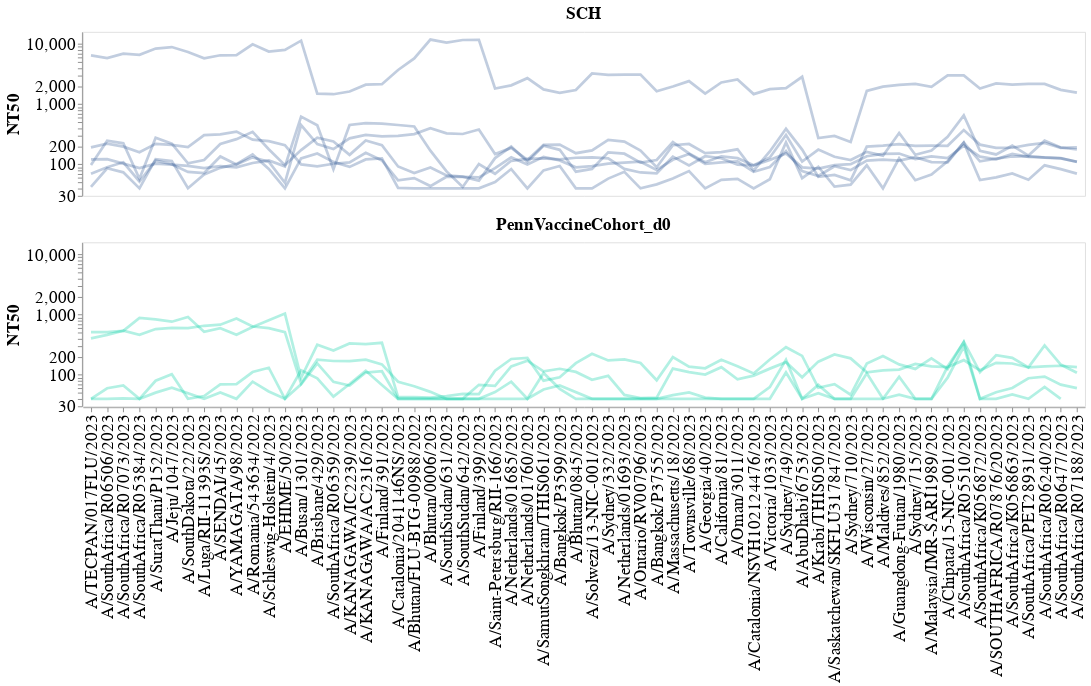

Here is the notebook cell this chart was saved with:
### Code cell
# Configure the plot
color_scheme = alt.Color('group_detail', 
                         title = 'Cohort', 
                         sort=sort_order,
                         legend=None
                        ).scale(range=palette)
titer_range = [30, 16000]
titleFontSize=19
labelFontSize=19
lineOpacity = 0.3
lineSize = 3
markerOpacity = 0.8
markerSize = 150
width = 1100
height = 180

# Get data
data = all_titers_df
# Only plot select sera
data = data[data['serum'].isin(high_variance_sera)]
# Only plot a few cohorts
cohorts_to_plot = ['SCH', 'PennVaccineCohort_d0']
data = data[data['group_detail'].isin(cohorts_to_plot)]
# Only plot 2023-circulating viruses
data = (data[~data['strain'].isin(vaccine_strains_no_Massachusetts)]
        # .replace({'group_detail': group_detail_dict}) # Get nicer labels
       )

# Make the plot
line = (alt.Chart(data, width = width,height=height)
        .mark_line(size = lineSize, point = False, opacity = lineOpacity)
        .encode(
            alt.X('strain', 
                      axis = alt.Axis(grid=False, titleFontSize=titleFontSize, labelFontSize=labelFontSize,
                                      title = None,labelLimit = 1000, labelAlign = 'right',
                                     ),             
                      sort = viruses
                     ),
            alt.Y('titer', 
                      scale =alt.Scale(type='log',domain=titer_range, nice=False), 
                      axis=alt.Axis(grid=False, titleFontSize=titleFontSize, labelFontSize=labelFontSize, title="NT50")
                 ),
            detail = 'serum',
            color = color_scheme,
        )
       )

layered = (alt.layer(line)
           .facet(
               row = alt.Row('group_detail:N', sort = sort_order, 
                             title = None,
                            ),
               config = alt.Config(
                        legend = alt.LegendConfig(titleFontSize=titleFontSize, labelFontSize = labelFontSize,
                            strokeColor='gray',padding=10,cornerRadius=10,
                            labelLimit = 1000 # Let legend labels be as long as they want
                        )
                       )
           ).configure_header(labelFontSize=labelFontSize,
                              labelFontWeight='bold',
                             labelOrient = 'top')
)

# Show the plot
layered

### Figure 1 — Vega-Lite specification as saved in the notebook (floating-point values rounded to 4 significant figures; data arrays with more than 128 entries replaced by an {"elided": "..."} marker saying what was removed)
{"config": {"view": {"continuousWidth": 300, "continuousHeight": 300}, "header": {"labelFontSize": 19, "labelFontWeight": "bold", "labelOrient": "top"}, "legend": {"cornerRadius": 10, "labelFontSize": 19, "labelLimit": 1000, "padding": 10, "strokeColor": "gray", "titleFontSize": 19}}, "data": {"name": "data-047949a3f1f719a9fc11be74180d46ec"}, "facet": {"row": {"field": "group_detail", "sort": ["SCH", "PennVaccineCohort_d0", "PennVaccineCohort_d28", "AusVaccineCohort_prevax", "AusVaccineCohort_postvax"], "title": null, "type": "nominal"}}, "spec": {"layer": [{"mark": {"type": "line", "opacity": 0.3, "point": false, "size": 3}, "encoding": {"color": {"field": "group_detail", "legend": null, "scale": {"range": ["#345995", "#03cea4", "#ca1551", "#eac435"]}, "sort": ["SCH", "PennVaccineCohort_d0", "PennVaccineCohort_d28", "AusVaccineCohort_prevax", "AusVaccineCohort_postvax"], "title": "Cohort", "type": "nominal"}, "detail": {"field": "serum", "type": "nominal"}, "x": {"axis": {"grid": false, "labelAlign": "right", "labelFontSize": 19, "labelLimit": 1000, "title": null, "titleFontSize": 19}, "field": "strain", "sort": ["A/Texas/50/2012X-223A", "A/Texas/50/2012", "A/Switzerland/9715293/2013", "A/Switzerland/9715293/2013NIB-88", "A/Kansas/14/2017", "A/HongKong/4801/2014egg", "A/HongKong/4801/2014", "A/Singapore/INFIMH-16-0019/2016X-307A", "A/Singapore/INFIMH-16-0019/2016", "A/HongKong/2671/2019", "A/HongKong/45/2019", "A/Cambodia/e0826360/2020", "A/Cambodia/e0826360/2020egg", "A/TECPAN/017FLU/2023", "A/SouthAfrica/R06506/2023", "A/SouthAfrica/R07073/2023", "A/SouthAfrica/R05384/2023", "A/SuratThani/P152/2023", "A/Jeju/1047/2023", "A/SouthDakota/22/2023", "A/Luga/RII-11393S/2023", "A/SENDAI/45/2023", "A/YAMAGATA/98/2023", "A/Romania/543634/2022", "A/Schleswig-Holstein/4/2023", "A/EHIME/50/2023", "A/Darwin/9/2021", "A/Darwin/6/2021", "A/Busan/1301/2023", "A/Brisbane/429/2023", "A/SouthAfrica/R06359/2023", "A/KANAGAWA/IC2239/2023", "A/KANAGAWA/AC2316/2023", "A/Finland/391/2023", "A/Catalonia/2041146NS/2023", "A/Bhutan/FLU-BTG-00988/2022", "A/Bhutan/0006/2023", "A/SouthSudan/631/2023", "A/SouthSudan/642/2023", "A/Finland/399/2023", "A/Saint-Petersburg/RII-166/2023", "A/Thailand/8/2022", "A/Netherlands/01685/2023", "A/Netherlands/01760/2023", "A/SamutSongkhram/THIS061/2023", "A/Bangkok/P3599/2023", "A/Bhutan/0845/2023", "A/Solwezi/13-NIC-001/2023", "A/Sydney/332/2023", "A/Netherlands/01693/2023", "A/Ontario/RV00796/2023", "A/Bangkok/P3755/2023", "A/Massachusetts/18/2022", "A/Townsville/68/2023", "A/Georgia/40/2023", "A/California/81/2023", "A/Oman/3011/2023", "A/Catalonia/NSVH102124476/2023", "A/Victoria/1033/2023", "A/Sydney/749/2023", "A/AbuDhabi/6753/2023", "A/Krabi/THIS050/2023", "A/Saskatchewan/SKFLU317847/2023", "A/Sydney/710/2023", "A/Wisconsin/27/2023", "A/Maldives/852/2023", "A/Guangdong-Futian/1980/2023", "A/Sydney/715/2023", "A/Malaysia/IMR-SARI1989/2023", "A/Chipata/15-NIC-001/2023", "A/SouthAfrica/R05510/2023", "A/SouthAfrica/K056872/2023", "A/SOUTHAFRICA/R07876/202023", "A/SouthAfrica/K056863/2023", "A/SouthAfrica/PET28931/2023", "A/SouthAfrica/R06240/2023", "A/SouthAfrica/R06477/2023", "A/SouthAfrica/R07188/2023"], "type": "nominal"}, "y": {"axis": {"grid": false, "labelFontSize": 19, "title": "NT50", "titleFontSize": 19}, "field": "titer", "scale": {"domain": [30, 16000], "nice": false, "type": "log"}, "type": "quantitative"}}}], "height": 180, "width": 1100}, "$schema": "https://vega.github.io/schema/vega-lite/v5.16.3.json", "datasets": {"data-047949a3f1f719a9fc11be74180d46ec": {"elided": "617 records"}}}
